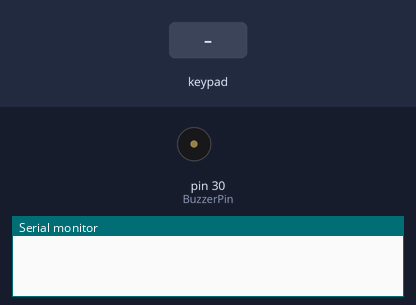
A sketch run on a simulated Arduino Mega 2560, built with avr-gcc and run on an emulated ATmega2560. Shown: buzzer (waves = sounding, pin HIGH), the last lines printed to the serial monitor. Wiring (inferred from the names in the program): 4×4 keypad with keys 1 2 3 A 4 5 6 B 7 8 9 C * 0 # D: rows pin 26, pin 27, pin 28, pin 29; columns pin 22, pin 23, pin 24, pin 25. Inputs (shaded band) come from the test bench. Pins used as bus, display or sensor lines are not drawn.

Above: at 1.2 s.
1.3 s: keypad keys 2 2 2 3 2 4 2 5 pressed 0.4 s apart
At 1.54 s:
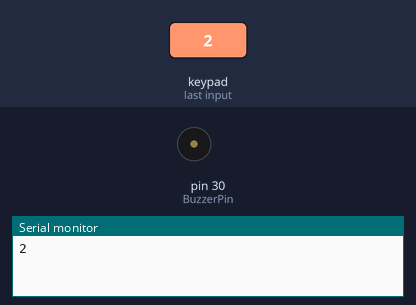
6.0 s: key 'A' pressed
At 7.2 s:
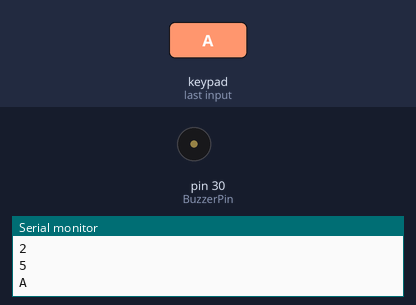
7.5 s: key 'B' pressed
At 8.5 s:
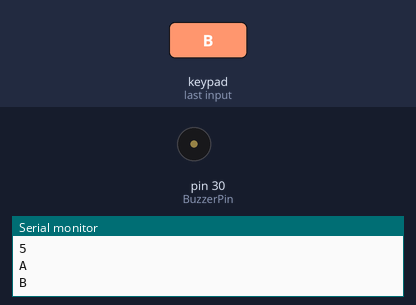
9.0 s: keypad keys 2 2 2 3 2 4 2 5 # pressed 0.4 s apart
At 9.24 s:
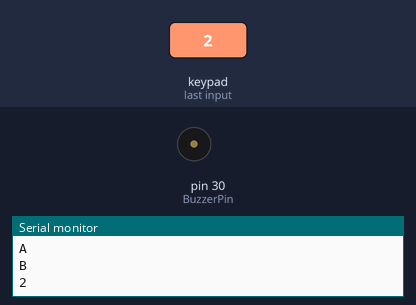
14.1 s: key 'C' pressed
At 14.7 s:
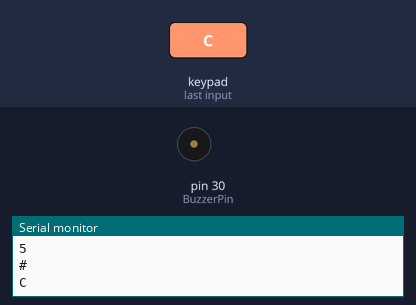
15.6 s: keypad keys 2 2 2 3 2 4 2 5 * pressed 0.4 s apart
At 15.84 s:
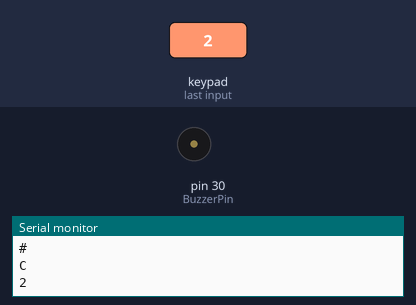
Timing chart, 0 to 20.4 s (numbered marks = the images above; inputs shaded):
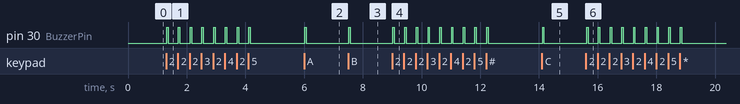

Measured:
- after the input at 1.3 s, pin 30 (BuzzerPin): alternates HIGH for 0.05 s and LOW for 0.35 s, 16 changes in all, then stays LOW, starting at once
- after the input at 6.0 s, pin 30 (BuzzerPin): LOW → HIGH at once, → LOW 0.05 s later
- after the input at 7.5 s, pin 30 (BuzzerPin): LOW → HIGH at once, → LOW 0.05 s later
- after the input at 9.0 s, pin 30 (BuzzerPin): alternates HIGH for 0.05 s and LOW for 0.35 s, 18 changes in all, then stays LOW, starting at once
- after the input at 14.1 s, pin 30 (BuzzerPin): LOW → HIGH at once, → LOW 0.05 s later
- after the input at 15.6 s, pin 30 (BuzzerPin): alternates HIGH for 0.05 s and LOW for 0.35 s, 18 changes in all, then stays LOW, starting at once

The sketch:

4x4matrix_keyboard.ino
```cpp
const byte rowPins[] = {22, 23, 24, 25}; // 設置行引腳位
const byte colPins[] = {26, 27, 28, 29}; // 設置列引腳位
const byte BuzzerPin = 30; // 設置蜂鳴器引腳位

char Keys[4][4] = {
  {'1', '4', '7', '*'},
  {'2', '5', '8', '0'},
  {'3', '6', '9', '#'},
  {'A', 'B', 'C', 'D'}
};

void setup() {
  // 腳位狀態設定
  for (int i = 0; i <= 3; i++) {
    pinMode(rowPins[i], OUTPUT);
    digitalWrite(rowPins[i], HIGH);
    pinMode(colPins[i], INPUT);
  }
  pinMode(BuzzerPin, OUTPUT);
  Serial.begin(9600); // 鮑率設定
}

void loop() {
  for (int r = 0; r <= 3; r++) {
    digitalWrite(rowPins[r], LOW);
    for (int c = 0; c <= 3; c++) {
      if (digitalRead(colPins[c]) == LOW) {
        delay(20);
        Serial.println(Keys[r][c]);
        analogWrite(BuzzerPin, 128); // 在此設置 PWM 佔空比（0 到 255）
        delay(50);
        analogWrite(BuzzerPin, 0); // 停止聲音
        while (digitalRead(colPins[c]) == LOW) delay(1);
        delay(20);
      }
    }
    digitalWrite(rowPins[r], HIGH);
  }
}
```
